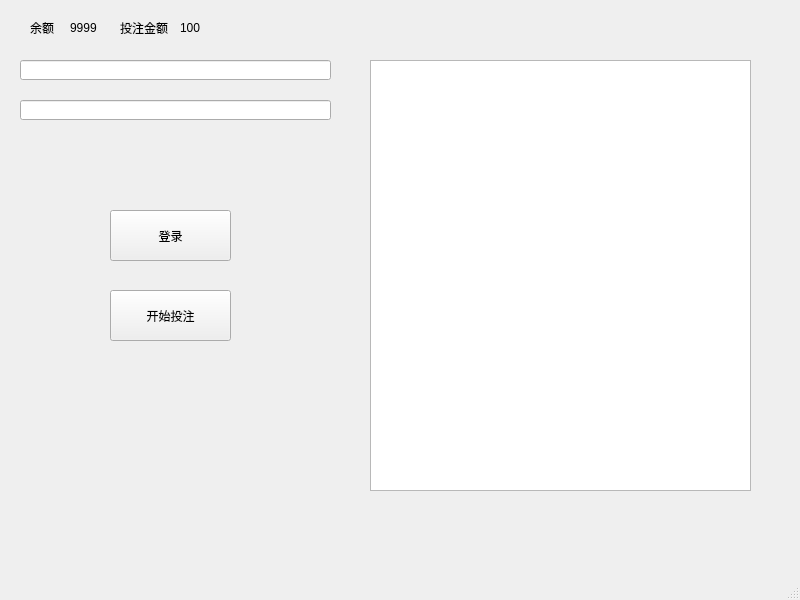
<?xml version="1.0" encoding="UTF-8"?>
<ui version="4.0">
 <class>MainWindow</class>
 <widget class="QMainWindow" name="MainWindow">
  <property name="geometry">
   <rect>
    <x>0</x>
    <y>0</y>
    <width>800</width>
    <height>600</height>
   </rect>
  </property>
  <property name="windowTitle">
   <string>MainWindow</string>
  </property>
  <widget class="QWidget" name="centralwidget">
   <widget class="QPushButton" name="pushButton">
    <property name="geometry">
     <rect>
      <x>110</x>
      <y>290</y>
      <width>121</width>
      <height>51</height>
     </rect>
    </property>
    <property name="text">
     <string>开始投注</string>
    </property>
   </widget>
   <widget class="QLabel" name="label">
    <property name="geometry">
     <rect>
      <x>30</x>
      <y>20</y>
      <width>31</width>
      <height>16</height>
     </rect>
    </property>
    <property name="text">
     <string>余额</string>
    </property>
   </widget>
   <widget class="QLabel" name="label_2">
    <property name="geometry">
     <rect>
      <x>70</x>
      <y>20</y>
      <width>54</width>
      <height>16</height>
     </rect>
    </property>
    <property name="text">
     <string>9999</string>
    </property>
   </widget>
   <widget class="QTextBrowser" name="textBrowser">
    <property name="geometry">
     <rect>
      <x>370</x>
      <y>60</y>
      <width>381</width>
      <height>431</height>
     </rect>
    </property>
   </widget>
   <widget class="QLineEdit" name="lineEdit">
    <property name="geometry">
     <rect>
      <x>20</x>
      <y>60</y>
      <width>311</width>
      <height>20</height>
     </rect>
    </property>
   </widget>
   <widget class="QPushButton" name="pushButton_2">
    <property name="geometry">
     <rect>
      <x>110</x>
      <y>210</y>
      <width>121</width>
      <height>51</height>
     </rect>
    </property>
    <property name="text">
     <string>登录</string>
    </property>
   </widget>
   <widget class="QLineEdit" name="lineEdit_2">
    <property name="geometry">
     <rect>
      <x>20</x>
      <y>100</y>
      <width>311</width>
      <height>20</height>
     </rect>
    </property>
   </widget>
   <widget class="QLabel" name="label_3">
    <property name="geometry">
     <rect>
      <x>120</x>
      <y>20</y>
      <width>61</width>
      <height>16</height>
     </rect>
    </property>
    <property name="text">
     <string>投注金额</string>
    </property>
   </widget>
   <widget class="QLabel" name="label_4">
    <property name="geometry">
     <rect>
      <x>180</x>
      <y>20</y>
      <width>54</width>
      <height>16</height>
     </rect>
    </property>
    <property name="text">
     <string>100</string>
    </property>
   </widget>
  </widget>
  <widget class="QMenuBar" name="menubar">
   <property name="geometry">
    <rect>
     <x>0</x>
     <y>0</y>
     <width>800</width>
     <height>23</height>
    </rect>
   </property>
  </widget>
  <widget class="QStatusBar" name="statusbar"/>
 </widget>
 <resources/>
 <connections/>
</ui>
